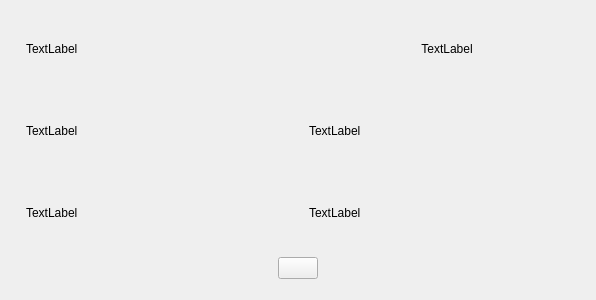
<?xml version="1.0" encoding="UTF-8"?>
<ui version="4.0">
 <class>opencellpage</class>
 <widget class="QWidget" name="opencellpage">
  <property name="geometry">
   <rect>
    <x>0</x>
    <y>0</y>
    <width>596</width>
    <height>300</height>
   </rect>
  </property>
  <property name="windowTitle">
   <string>Form</string>
  </property>
  <layout class="QVBoxLayout" name="verticalLayout">
   <item>
    <layout class="QHBoxLayout" name="horizontalLayout">
     <property name="leftMargin">
      <number>15</number>
     </property>
     <item>
      <widget class="QLabel" name="door">
       <property name="text">
        <string>TextLabel</string>
       </property>
      </widget>
     </item>
     <item>
      <widget class="QLabel" name="doorId">
       <property name="text">
        <string>TextLabel</string>
       </property>
       <property name="alignment">
        <set>Qt::AlignCenter</set>
       </property>
      </widget>
     </item>
    </layout>
   </item>
   <item>
    <layout class="QHBoxLayout" name="horizontalLayout_2">
     <property name="leftMargin">
      <number>15</number>
     </property>
     <item>
      <widget class="QLabel" name="phoneLabel">
       <property name="text">
        <string>TextLabel</string>
       </property>
      </widget>
     </item>
     <item>
      <widget class="QLabel" name="phoneInfoLabel">
       <property name="text">
        <string>TextLabel</string>
       </property>
      </widget>
     </item>
    </layout>
   </item>
   <item>
    <layout class="QHBoxLayout" name="comyanyLayout">
     <property name="leftMargin">
      <number>15</number>
     </property>
     <item>
      <widget class="QLabel" name="companyLabel">
       <property name="text">
        <string>TextLabel</string>
       </property>
      </widget>
     </item>
     <item>
      <widget class="QLabel" name="companyInfoLabel">
       <property name="text">
        <string>TextLabel</string>
       </property>
      </widget>
     </item>
    </layout>
   </item>
   <item>
    <layout class="QHBoxLayout" name="horizontalLayout_4">
     <property name="bottomMargin">
      <number>10</number>
     </property>
     <item>
      <spacer name="horizontalSpacer">
       <property name="orientation">
        <enum>Qt::Horizontal</enum>
       </property>
       <property name="sizeHint" stdset="0">
        <size>
         <width>40</width>
         <height>20</height>
        </size>
       </property>
      </spacer>
     </item>
     <item>
      <widget class="QPushButton" name="okBtn">
       <property name="text">
        <string/>
       </property>
      </widget>
     </item>
     <item>
      <spacer name="horizontalSpacer_2">
       <property name="orientation">
        <enum>Qt::Horizontal</enum>
       </property>
       <property name="sizeHint" stdset="0">
        <size>
         <width>40</width>
         <height>20</height>
        </size>
       </property>
      </spacer>
     </item>
    </layout>
   </item>
  </layout>
 </widget>
 <resources/>
 <connections/>
</ui>
